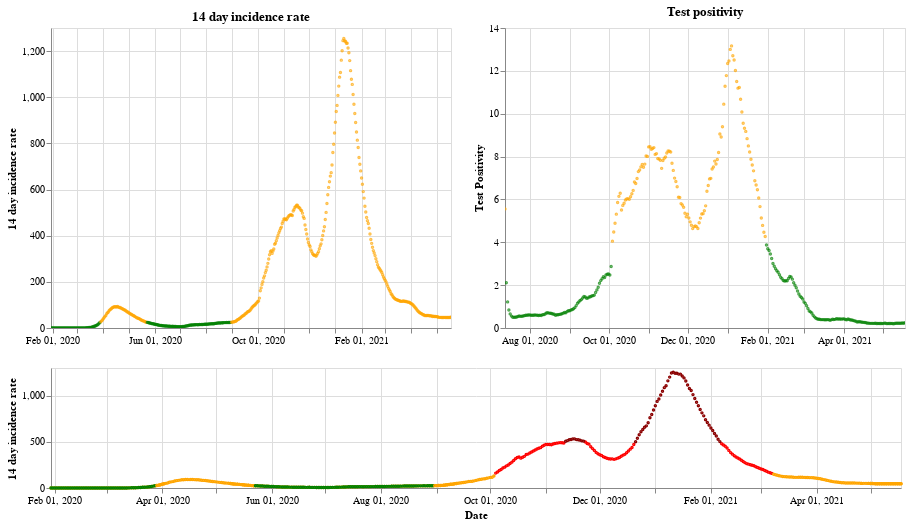

Notebook code cell kept with this figure:
### Markdown cell above
## England

### Code cell
plot_traffic_light('England')

### Figure 1 — Vega-Lite specification as saved in the notebook (floating-point values rounded to 4 significant figures; data arrays with more than 128 entries replaced by an {"elided": "..."} marker saying what was removed)
{"config": {"view": {"continuousWidth": 400, "continuousHeight": 300}}, "vconcat": [{"hconcat": [{"mark": {"type": "point", "size": 2}, "encoding": {"color": {"condition": {"value": "green", "test": "(datum.twoWeeklyCasesRate <= 25)"}, "value": "orange"}, "tooltip": [{"type": "nominal", "field": "areaName"}, {"type": "temporal", "field": "date"}, {"type": "quantitative", "field": "twoWeeklyCasesRate"}, {"type": "quantitative", "field": "testPositivity"}], "x": {"type": "temporal", "axis": {"title": ""}, "field": "date", "scale": {"domain": {"selection": "DateBrush"}}, "timeUnit": "yearmonthdate"}, "y": {"type": "quantitative", "axis": {"title": "14 day incidence rate"}, "field": "twoWeeklyCasesRate"}}, "title": "14 day incidence rate", "width": 400}, {"mark": {"type": "point", "size": 2}, "encoding": {"color": {"condition": {"value": "green", "test": "(datum.testPositivity <= 4)"}, "value": "orange"}, "tooltip": [{"type": "nominal", "field": "areaName"}, {"type": "temporal", "field": "date"}, {"type": "quantitative", "field": "twoWeeklyCasesRate"}, {"type": "quantitative", "field": "testPositivity"}], "x": {"type": "temporal", "axis": {"title": ""}, "field": "date", "scale": {"domain": {"selection": "DateBrush"}}, "timeUnit": "yearmonthdate"}, "y": {"type": "quantitative", "axis": {"title": "Test Positivity"}, "field": "testPositivity"}}, "title": "Test positivity", "width": 400}]}, {"layer": [{"mark": {"type": "point", "size": 2}, "encoding": {"color": {"condition": {"value": "orange", "test": "((50 && datum.twoWeeklyCasesRate) < 150)"}, "value": "red"}, "opacity": {"condition": {"value": 1, "test": "((50 && datum.twoWeeklyCasesRate) < 500)"}, "value": 0}, "tooltip": [{"type": "nominal", "field": "areaName"}, {"type": "temporal", "field": "date"}, {"type": "quantitative", "field": "twoWeeklyCasesRate"}, {"type": "quantitative", "field": "testPositivity"}], "x": {"type": "temporal", "axis": {"title": "Date"}, "field": "date", "timeUnit": "yearmonthdate"}, "y": {"type": "quantitative", "axis": {"title": "14 day incidence rate"}, "field": "twoWeeklyCasesRate"}}, "selection": {"DateBrush": {"type": "interval", "encodings": ["x"], "fields": ["Time"]}}, "width": 850}, {"mark": {"type": "point", "size": 2}, "encoding": {"color": {"value": "darkred"}, "opacity": {"condition": {"value": 1, "test": "(datum.twoWeeklyCasesRate >= 500)"}, "value": 0}, "tooltip": [{"type": "nominal", "field": "areaName"}, {"type": "temporal", "field": "date"}, {"type": "quantitative", "field": "twoWeeklyCasesRate"}, {"type": "quantitative", "field": "testPositivity"}], "x": {"type": "temporal", "axis": {"title": "Date"}, "field": "date", "timeUnit": "yearmonthdate"}, "y": {"type": "quantitative", "axis": {"title": "14 day incidence rate"}, "field": "twoWeeklyCasesRate"}}, "width": 400}, {"mark": {"type": "point", "size": 2}, "encoding": {"color": {"condition": {"value": "green", "test": "((4 && datum.twoWeeklyCasesRate) < 25)"}, "value": "orange"}, "opacity": {"condition": {"value": 1, "test": "(datum.twoWeeklyCasesRate < 50)"}, "value": 0}, "tooltip": [{"type": "nominal", "field": "areaName"}, {"type": "temporal", "field": "date"}, {"type": "quantitative", "field": "twoWeeklyCasesRate"}, {"type": "quantitative", "field": "testPositivity"}], "x": {"type": "temporal", "axis": {"title": "Date"}, "field": "date", "timeUnit": "yearmonthdate"}, "y": {"type": "quantitative", "axis": {"title": "14 day incidence rate"}, "field": "twoWeeklyCasesRate"}}, "width": 400}], "height": 120, "width": 800}], "data": {"name": "data-4f9db6a58872844a88dde6c4a06944e1"}, "$schema": "https://vega.github.io/schema/vega-lite/v4.8.1.json", "datasets": {"data-4f9db6a58872844a88dde6c4a06944e1": {"elided": "475 records"}}}
